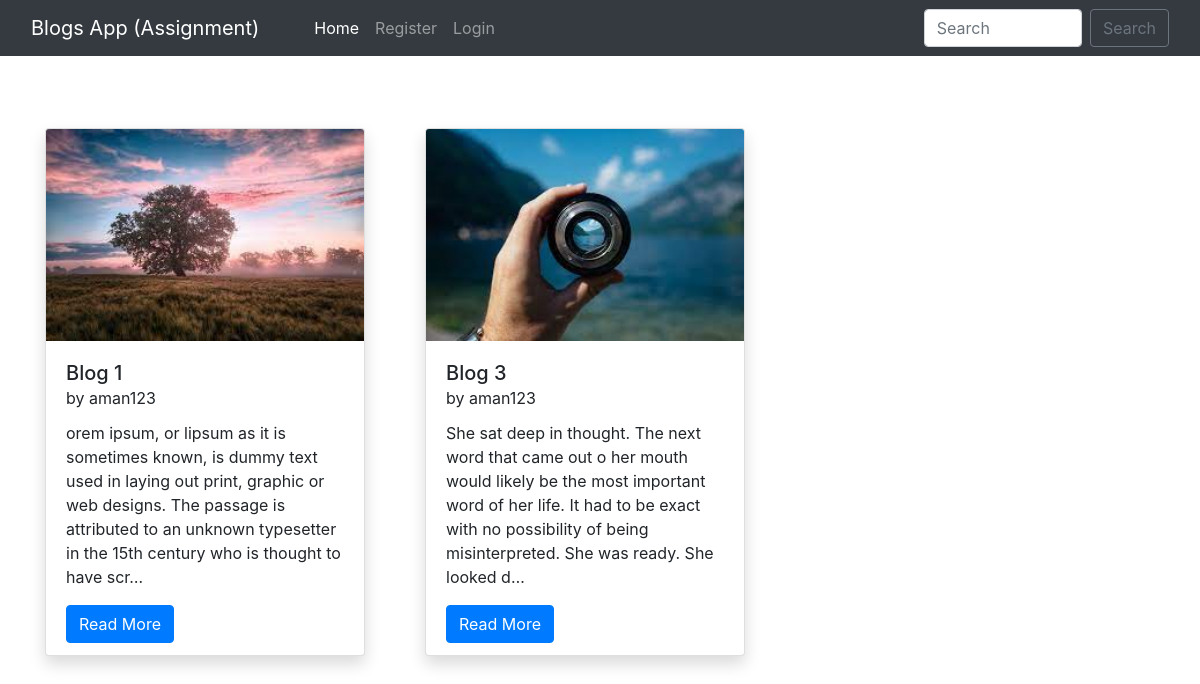
Before: / with the older database file.
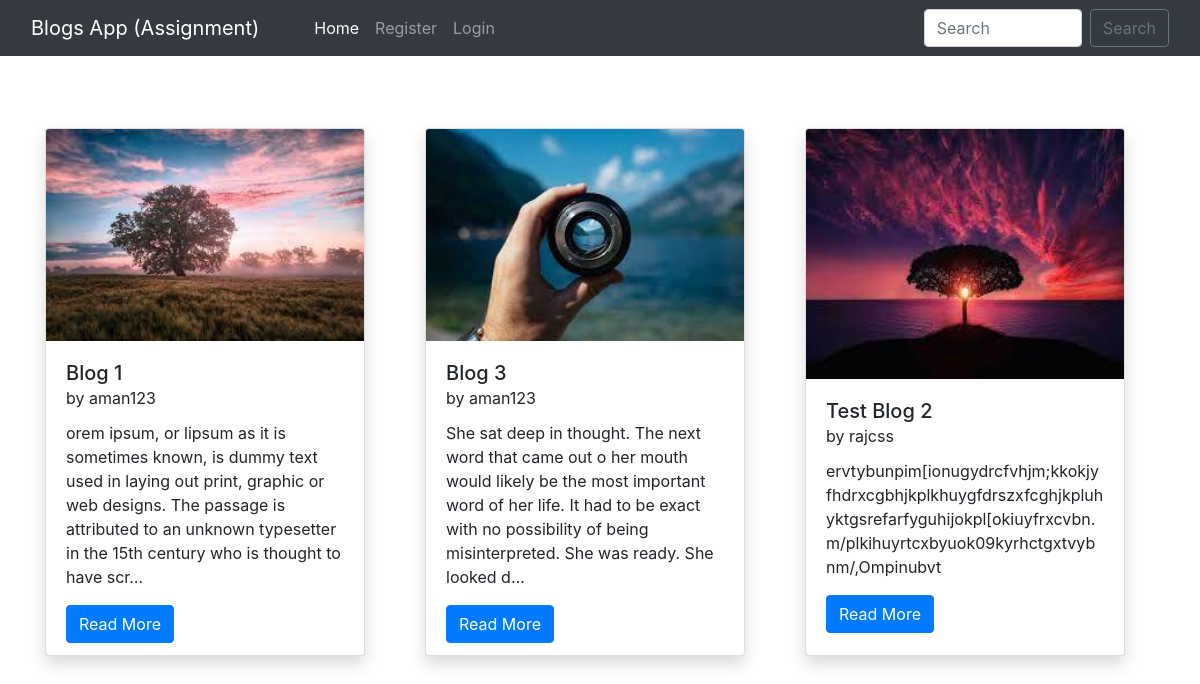
After: the same page with the newer database file.
### blog/models.py (models this page shows, shortened)
class BlogPost(models.Model):
    title = models.CharField(max_length=200, unique=True)
    slug = models.SlugField(max_length=200, unique=True)
    author = models.ForeignKey(User, on_delete= models.CASCADE,related_name='blog_posts')
    updated_on = models.DateTimeField(auto_now= True)
    image = models.ImageField(upload_to="profile_pics", blank=True, null=True)
    content = models.TextField()
    created_on = models.DateTimeField(auto_now_add=True)

### blog/views.py (the view)
# urls.py: path("", views.blogs, name="blogs"),
def blogs(request):
    posts = BlogPost.objects.all()
    posts = BlogPost.objects.filter()
    return render(request, "blog.html", {'posts':posts})

### templates/blog.html (shortened to what this page needs)
{% extends 'base.html' %}
{% block homeactive %} active {% endblock homeactive %}
{% block body %}
<div class="container mt-5 mb-3">
    <div class="row">
        {% for post in posts %}
        <div class="col-lg-4 my-4">
            <div class="card shadow" style="width: 20rem; height: 33rem;">
                <img src="/media/{{post.image}}" class="card-img-top" alt="..." height="250px">
                <div class="card-body">
                  <h5 class="card-title">{{post.title}} <br><small>by {{post.author}}</small></h5>
                  <p class="card-text">{{post.content| truncatechars:210}}</p>
                  <a href="blog/{{post.slug}}" class="btn btn-primary">Read More {% if user.is_superuser %}<a href="delete_blog_post/{{post.slug}}/" class="btn btn-danger mx-4">Delete Blog</a>{% endif %}</a>
                </div>
              </div>
        </div>
        {% endfor %}
    </div>
</div>
{% endblock %}

### templates/base.html (shortened to what this page needs)
<!doctype html>
<html lang="en">
  <head>
    <link href="//maxcdn.bootstrapcdn.com/bootstrap/4.1.1/css/bootstrap.min.css" rel="stylesheet" id="bootstrap-css">
    <link href="https://cdn.jsdelivr.net/npm/bootstrap@5.0.2/dist/css/bootstrap.min.css" rel="stylesheet">
    <link rel="stylesheet" href="https://maxcdn.bootstrapcdn.com/bootstrap/4.0.0/css/bootstrap.min.css">
  </head>
  <body>
    <nav class="navbar navbar-expand-lg navbar-dark bg-dark sticky-top">
        <div class="container-fluid">
          <a class="navbar-brand" href="#">Blogs App (Assignment)</a>
          <div class="collapse navbar-collapse" id="navbarSupportedContent">
          <div class="container mx-3">
            <ul class="navbar-nav me-auto mb-2 mb-lg-0">
              <li class="nav-item">
                <a class="nav-link {% block homeactive %} {% endblock homeactive %}" aria-current="page" href="/">Home</a>
              </li>
              {% if user.is_authenticated %}
              <li class="nav-item">
                <a class="nav-link {% block add_blogs_active %} {% endblock add_blogs_active %}" href="/add_blogs/">Add Blogs</a>
              </li>
              <li class="nav-item">
                <a class="nav-link active" href="#">Welcome {{request.user}}, to Blog Assignment!</a>
              </li>
              <li class="nav-item">
                <a class="nav-link {% block profileactive %} {% endblock profileactive %}" href="/profile/">Profile</a>
              </li>
              <li class="nav-item">
                <a class="nav-link" href="/logout/">Logout</a>
              </li>
              {% else %}
              <li class="nav-item">
                <a class="nav-link {% block registeractive %} {% endblock registeractive %}" href="/register/">Register</a>
              </li>
               <li class="nav-item">
                <a class="nav-link {% block loginactive %} {% endblock loginactive %}" href="/login/">Login</a>
              </li>
              {% endif %}
            </ul>
            </div>
            <form class="d-flex" method="POST" action="/search/"> {% csrf_token %}
              <input class="form-control me-2" type="search" placeholder="Search" name="searched" id="searched" aria-label="Search">
              <button href="/search/" class="btn btn-outline-secondary" type="submit">Search</button>
            </form>
          </div>
        </div>
      </nav>
      {% block body %}
      {% endblock %}
</body>
</html>

Changed rows visible on the page:
added BlogPost: image (picture), title "Test Blog 2", author "rajcss", content "ervtybunpim[ionugydrcfvhjm;kkokjyfhdrxcgbhjkplkhuygfdrszxfcghjkpluhyktgsrefarfyguhijokpl[okiuyfrxcvbn.m/plkihuyrtcxbyuok09kyrhctgxtvybnm/,Ompinubvt"
